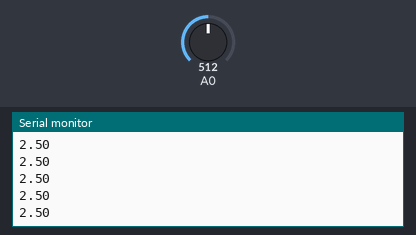
This sketch was run on a simulated Arduino Uno, built with avr-gcc and run on an emulated ATmega328P. Parts: the last lines printed to the serial monitor. The inputs (shaded band) are chosen by the test bench; at power-on: A0 = 512.

Above: at 1.2 s.
1.3 s: A0 set to 716
At 1.31 s:
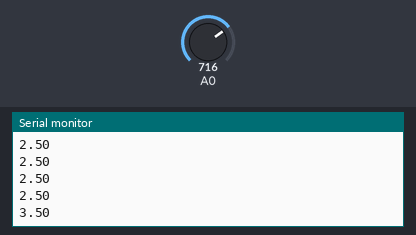
2.8 s: A0 set to 900
At 2.81 s:
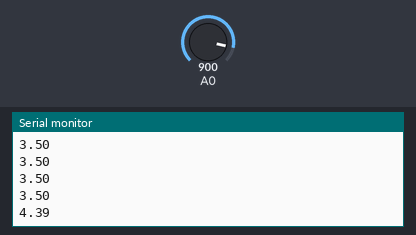
Timing chart, 0 to 5.8 s (numbered marks = the images above; inputs shaded):
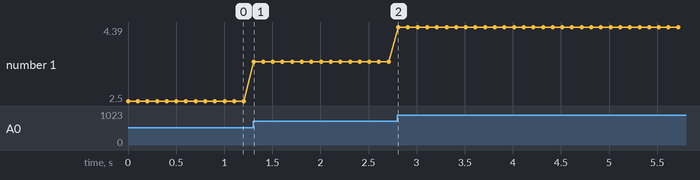

Measured:
- after the input at 1.3 s, the serial monitor: prints a new line at once (image 1)
- after the input at 2.8 s, the serial monitor: prints a new line at once (image 2)
- plotted number 1: 2.5 → 3.5 after the input at 1.3 s, 3.5 → 4.39 after the input at 2.8 s

The sketch:

Arduino-Ploting.ino
```cpp
void setup() {
  // put your setup code here, to run once:
Serial.begin(9600);
}

void loop() {
  // put your main code here, to run repeatedly:
float data = analogRead(A0);
data = (data/1024.00) * 5;
String dataToSend = String(data);
Serial.println(dataToSend);
delay(100);
}
```
